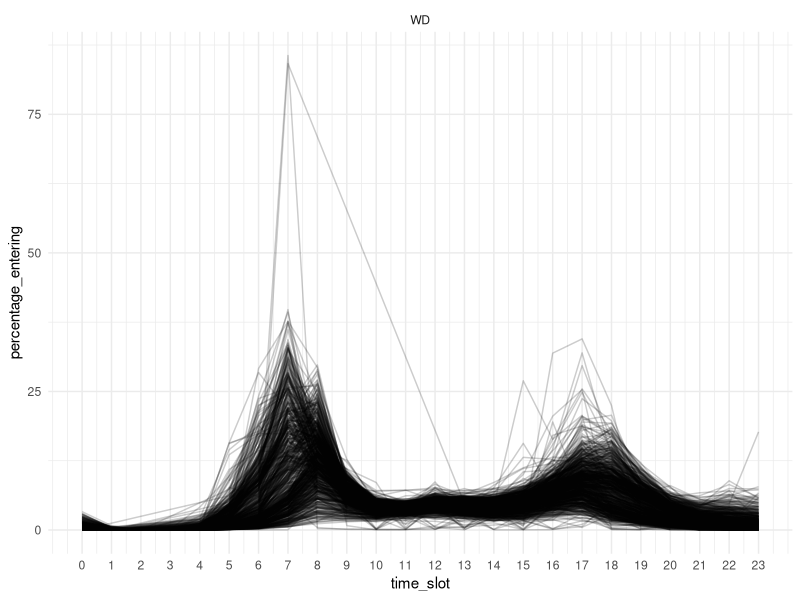
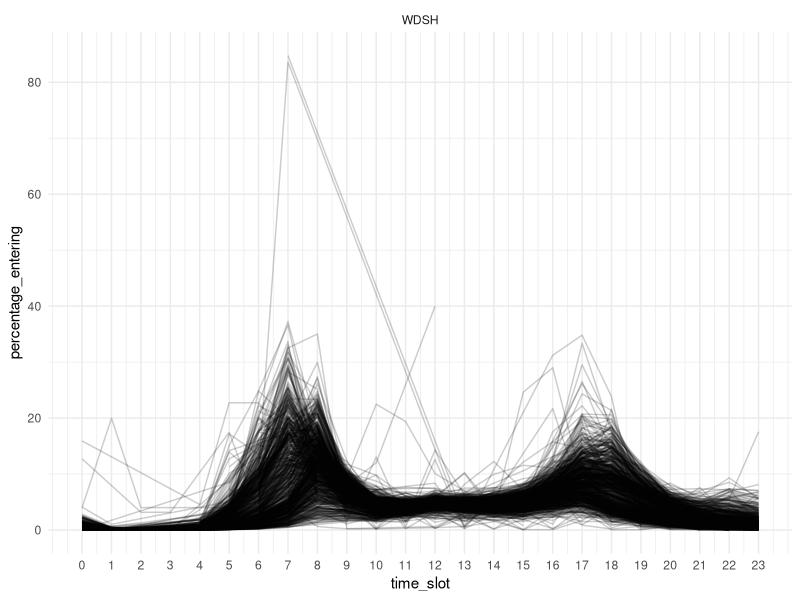
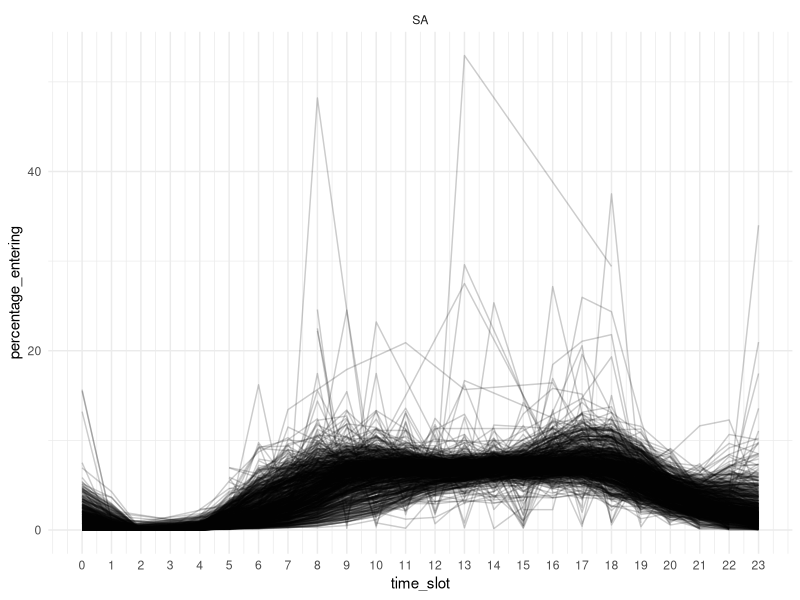
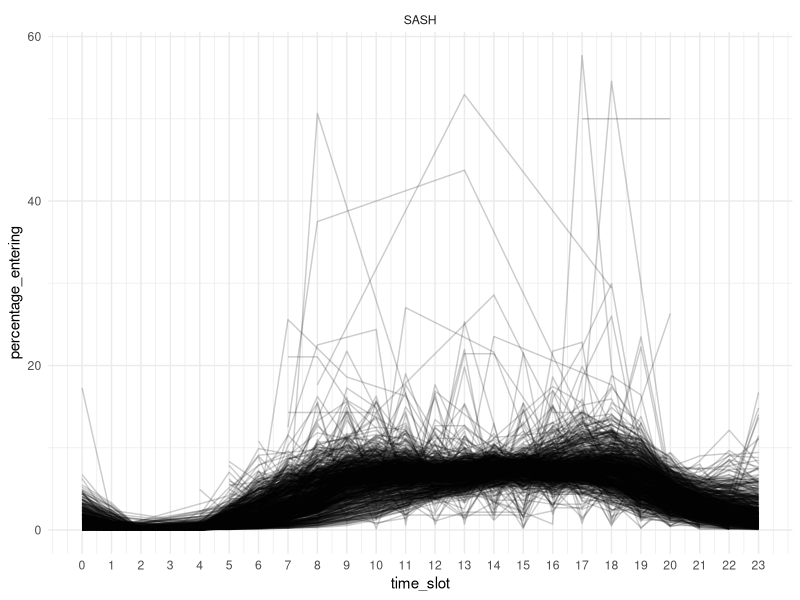
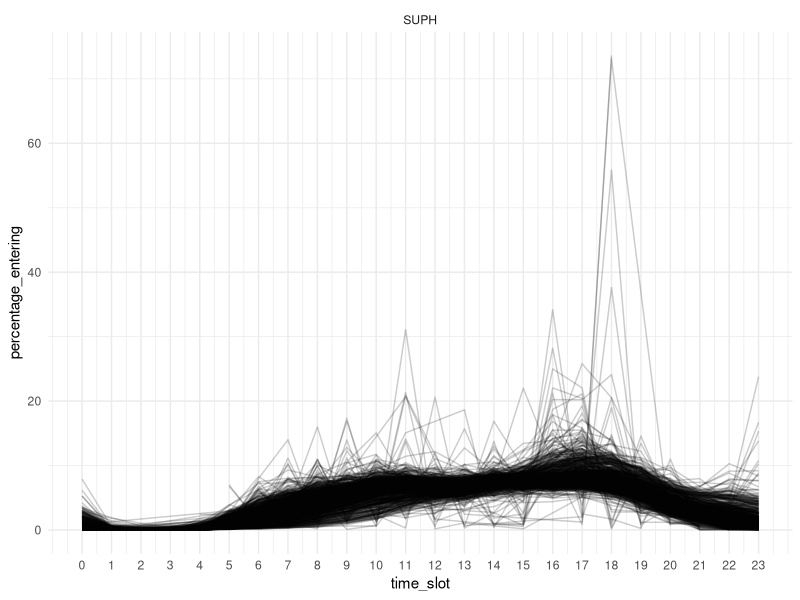
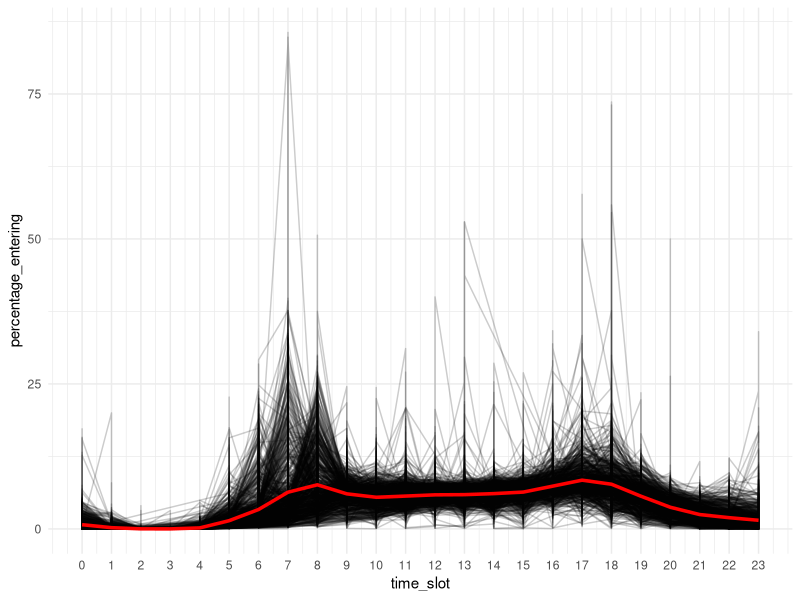
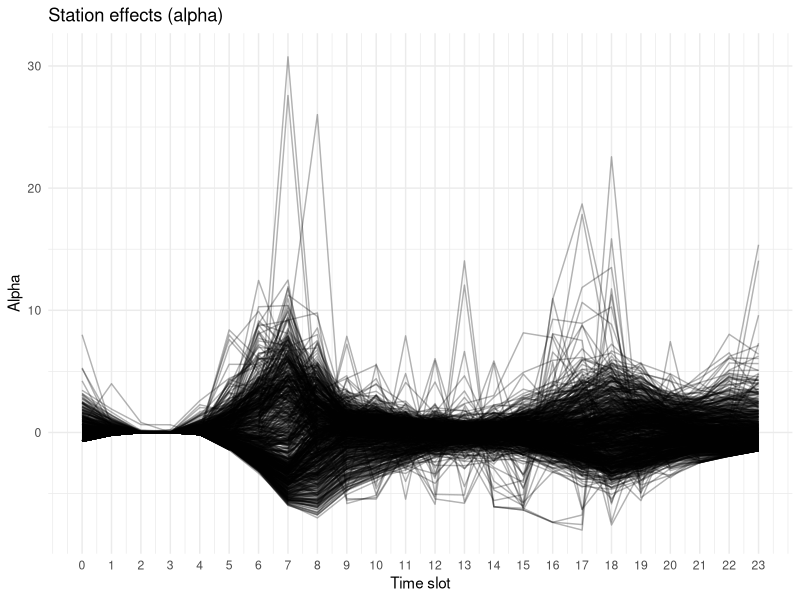
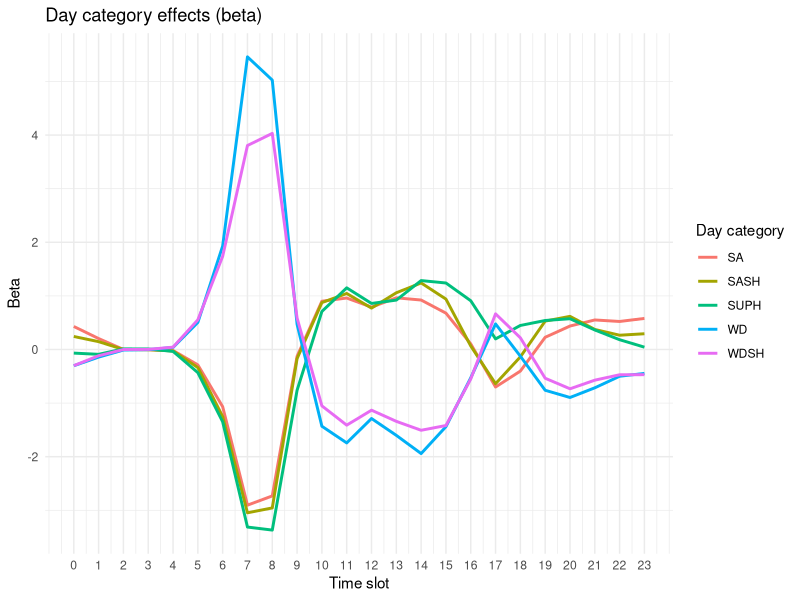

The R source for these figures, in order:
## ---- chunk 1
knitr::opts_chunk$set(echo = TRUE)
## ---- chunk 2
rm(list = ls())
## ---- chunk 3
library(tidyverse)
library(ggplot2)
## ---- chunk 4
#install.packages(c("remotes", "biclust", "reshape", "RColorBrewer", "narray"))
#remotes::install_github("cran/FunCC")
## ---- chunk 5
data <- read.csv("cleaned_data.csv", sep = ",")
## ---- chunk 6
unique(data$day_cat)
## ---- chunk 7
plot_curves <- function(data_to_plot) {
  ggplot(data_to_plot, aes(
    x = time_slot,
    y = percentage_entering,
    group = station_id
  )) +
    geom_line(alpha = 0.2) +
    facet_wrap(~day_cat) +
    scale_x_continuous(breaks = 0:23) +
    theme_minimal()
}

data_WDSH <- data %>%
  filter(day_cat == 'WDSH')
data_SA <- data %>%
  filter(day_cat == 'SA')
data_SASH <- data %>%
  filter(day_cat == 'SASH')
data_SUPH <- data %>%
  filter(day_cat == 'SUPH')
data_WD <- data %>%
  filter(day_cat == 'WD')

plot_curves(data_WD)
plot_curves(data_WDSH)
plot_curves(data_SA)
plot_curves(data_SASH)
plot_curves(data_SUPH)

## ---- chunk 8
create_bicluster <- function(data, row_var, col_var, time_var, value_var){
  
  I_set = sort(unique(data[[row_var]]))
  J_set = sort(unique(data[[col_var]]))

  card_I = length(I_set)
  card_J = length(J_set)
  
  n_slots = length(unique(data[[time_var]]))
  slots = seq_len(n_slots) -1

  bicluster = array(0, dim = c(card_I, card_J, n_slots),
                dimnames = list(I_set, J_set, slots))

  for (r in seq_len(nrow(data))) {
    i = match(data[[row_var]][r], I_set)
    j = match(data[[col_var]][r], J_set)
    t = data[[time_var]][r] + 1
    bicluster[i, j, t] = data[[value_var]][r]
  }
  return(bicluster)
}
## ---- chunk 9

compute_bicluster_properties <- function(bicluster) {
  I_set <- dimnames(bicluster)[[1]]
  J_set <- dimnames(bicluster)[[2]]
  slots <- dimnames(bicluster)[[3]]

  card_I  <- dim(bicluster)[1]
  card_J  <- dim(bicluster)[2]
  n_slots <- dim(bicluster)[3]

  mu_IJ <- numeric(n_slots)

  for (t in seq_len(n_slots)) {
    for (i in 1:card_I) {
      for (j in 1:card_J) {
        mu_IJ[t] = mu_IJ[t] + bicluster[i, j, t]
      }
    }
    mu_IJ[t] = mu_IJ[t] / (card_I * card_J)
  }

  alpha_IJ = matrix(0, nrow = card_I, ncol = n_slots, dimnames = list(I_set, slots))

  for (t in seq_len(n_slots)) {
    for (i in 1:card_I) {
      for (j in 1:card_J) {
        alpha_IJ[i, t] = alpha_IJ[i, t] + bicluster[i, j, t]
      }
      alpha_IJ[i, t] = alpha_IJ[i, t] / card_J - mu_IJ[t]
    }
  }

  beta_IJ <- matrix(0, nrow = card_J, ncol = n_slots, dimnames = list(J_set, slots))


  for (t in seq_len(n_slots)) {
    for (j in 1:card_J) {
      for (i in 1:card_I) {
        beta_IJ[j, t] = beta_IJ[j, t] + bicluster[i, j, t]
      }
      beta_IJ[j, t] = beta_IJ[j, t] / card_I - mu_IJ[t]
    }
  }

  return(list(mu_IJ = mu_IJ, alpha_IJ = alpha_IJ, beta_IJ = beta_IJ))
}

## ---- chunk 10
whole_dataset_bicluster <- create_bicluster(data, 'station_id', 'day_cat', 'time_slot', 'percentage_entering')
res <- compute_bicluster_properties(whole_dataset_bicluster)

mu_IJ    <- res$mu_IJ
alpha_IJ <- res$alpha_IJ
beta_IJ  <- res$beta_IJ
## ---- chunk 11
ggplot(data, aes(
  x = time_slot,
  y = percentage_entering,
  group = station_id
)) +
  geom_line(alpha = 0.2) +
  geom_line(
    data = data.frame(
      time_slot = 0:23,
      mu_IJ = mu_IJ
    ),
    aes(x = time_slot, y = mu_IJ),
    color = "red",
    linewidth = 1.2,
    inherit.aes = FALSE
  ) +
  scale_x_continuous(breaks = 0:23) +
  theme_minimal()

## ---- chunk 12
alpha_df <- as.data.frame(alpha_IJ) |>
  tibble::rownames_to_column("station_id") |>
  tidyr::pivot_longer(
    cols = -station_id,
    names_to = "time_slot",
    values_to = "alpha"
  ) |>
  mutate(time_slot = as.numeric(time_slot))

ggplot(alpha_df, aes(
  x = time_slot,
  y = alpha,
  group = station_id
)) +
  geom_line(alpha = 0.3) +
  scale_x_continuous(breaks = 0:23) +
  labs(
    title = "Station effects (alpha)",
    x = "Time slot",
    y = "Alpha"
  ) +
  theme_minimal()

## ---- chunk 13
beta_df <- as.data.frame(beta_IJ) |>
  tibble::rownames_to_column("day_cat") |>
  tidyr::pivot_longer(
    cols = -day_cat,
    names_to = "time_slot",
    values_to = "beta"
  ) |>
  mutate(time_slot = as.numeric(time_slot))

ggplot(beta_df, aes(
  x = time_slot,
  y = beta,
  color = day_cat,
  group = day_cat
)) +
  geom_line(linewidth = 1) +
  scale_x_continuous(breaks = 0:23) +
  labs(
    title = "Day category effects (beta)",
    x = "Time slot",
    y = "Beta",
    color = "Day category"
  ) +
  theme_minimal()
## ---- chunk 14
beta_mu_df <- data.frame(
  time_slot = 0:23,
  profile = as.numeric(beta_IJ["SUPH", ] + mu_IJ),
  day_cat = "SUPH"
)

ggplot(data_SUPH, aes(
  x = time_slot,
  y = percentage_entering,
  group = station_id
)) +
  geom_line(alpha = 0.15, color = "grey50") +
  geom_line(
    data = beta_mu_df,
    aes(x = time_slot, y = profile, color = day_cat),
    linewidth = 1.2,
    inherit.aes = FALSE
  ) +
  scale_x_continuous(breaks = 0:23) +
  labs(
    title = "SUPH: observed curves vs reconstructed profile",
    x = "Time slot",
    y = "Percentage entering",
    color = "Day category"
  ) +
  theme_minimal()
## ---- chunk 15
compute_h_score <- function(bicluster, mu_IJ, alpha_IJ, beta_IJ){

  slots <- dimnames(bicluster)[[3]]

  card_I  <- dim(bicluster)[1]
  card_J  <- dim(bicluster)[2]
  n_slots <- dim(bicluster)[3]
  
  H = 0
  for (i in 1:card_I){
    for(j in 1:card_J){
      
      # compute the L2 norm, that in our case is a discrete integral
      for(t in seq_len(n_slots)){
        # \bar f_ij(t) = \mu(t) + \alpha_i(t) + \beta_j(t)
        H = H+(bicluster[i,j,t]-(mu_IJ[t]+alpha_IJ[i,t]+beta_IJ[j,t]))^2
      }
    }
  }
  H = H/(card_I*card_J)
  return(H)
}
## ---- chunk 16
compute_residual_scores <- function(bicluster, mu_IJ, alpha_IJ, beta_IJ){
  # Given the bicluster, computes the residuals matrix.
  # The residuals are considered as ||f_ij-\bar f_ij||_{L2}^2
  card_I = dim(bicluster)[1]
  card_J = dim(bicluster)[2]
  n_slots = dim(bicluster)[3]
  
  d = matrix(0, nrow = card_I, ncol = card_J, dimnames = list(dimnames(bicluster)[[1]], dimnames(bicluster)[[2]]))
  
  for(i in seq_len(card_I)) {
    for(j in seq_len(card_J)){
      for(t in seq_len(n_slots)){
        d[i,j]= d[i,j] +  (bicluster[i,j,t]-(mu_IJ[t]+alpha_IJ[i,t]+beta_IJ[j,t]))^2
      }
    }
  }
  return(d)
}

get_scores <- function(bicluster){
  properties = compute_bicluster_properties(bicluster)
  d = compute_residual_scores(bicluster, properties$mu_IJ, properties$alpha_IJ, properties$beta_IJ)
  
  list(H = mean(d), row = rowMeans(d), col = colMeans(d))
}
## ---- chunk 17
# Multiple Node Deletion Phase
delete_rows <- function(bicluster, theta){
  scores = get_scores(bicluster)
  keep = scores$row <= theta * scores$H
  return(bicluster[keep, , , drop=FALSE])
}
delete_cols <- function(bicluster, theta){
  scores = get_scores(bicluster)
  keep = scores$col <= theta * scores$H
  return(bicluster[ ,keep, , drop=FALSE])
}

multiple_node_deletion <- function(bicluster, delta, theta){
  repeat {
    n_before = sum(dim(bicluster)[1:2])
    
    # BULKY ROW DELETION PHASE
    if(get_scores(bicluster)$H <= theta*delta){
      break 
    }
    else{
      bicluster = delete_rows(bicluster,theta)
    }
    print("row bicluster")
    print(get_scores(bicluster)$H)
    # BULKY COLUMNS DELETION PHASE
    if(get_scores(bicluster)$H <= theta*delta){
      break 
    }
    else{
      bicluster = delete_cols(bicluster,theta)
    }
    print("col bicluster")
    print(get_scores(bicluster)$H)
    
    if (sum(dim(bicluster)[1:2]) == n_before) break # prevents from running forever
  }
  return(bicluster)
}
## ---- chunk 18
# Single Node Deletion Phase

find_worst_node <- function(bicluster, min_rows=2, min_cols=2){
  scores = get_scores(bicluster)
  
  if(dim(bicluster)[1]<min_rows || dim(bicluster)[2]<min_cols){
    return(NULL)
  }
  
  row_max = -Inf
  col_max = -Inf
  if(dim(bicluster)[1]>min_rows){
    row_max=max(scores$row)
  }
  if(dim(bicluster)[2]>min_cols){
    col_max = max(scores$col)
  }
  
  if(row_max >= col_max) {
    return(list(type = "row", index = which.max(scores$row), score=row_max))
  }
  else{
    return(list(type = "col", index = which.max(scores$col, score = col_max)))
  }
}

remove_node <- function(bicluster, node) {
  if(node$type == "row"){
    return(bicluster[-node$index, , , drop=FALSE])
  }
  else{
    return(bicluster[, -node$index, , drop=FALSE])
  }
}

single_node_deletion <- function(bicluster, delta, min_rows = 2, min_cols = 2){
  while (get_scores(bicluster)$H > delta) {
    print("I entered")
    node = find_worst_node(bicluster, min_rows, min_cols)
    if(is.null(node)) break
    
    bicluster = remove_node(bicluster,node)
  }
  
  return(bicluster)
}
## ---- chunk 19
score_new_rows <- function(full, bicluster, mu_IJ, alpha_IJ, beta_IJ){
  J_names = dimnames(bicluster)[[2]]
  cand = setdiff(dimnames(full)[[1]], dimnames(bicluster)[[1]])
  n_slots = dim(full)[3]
  
  scores = numeric(length(cand))
  names(scores) = cand
  
  for (k in seq_along(cand)) {
    i = cand[k]
    for(t in seq_len(n_slots)){
      alpha_i_t = mean(full[i, J_names, t]) - mu_IJ[t]
      for(j in J_names){
        fit = mu_IJ[t] + alpha_i_t + beta_IJ[j,t]
        scores[k] = scores[k] + (full[i,j,t]-fit)^2
      }
    }
    scores[k] = scores[k] / length(J_names)
  }
  return(scores)
}



score_new_cols <- function(full, bicluster, mu_IJ, alpha_IJ, beta_IJ){
  I_names = dimnames(bicluster)[[1]]
  cand    = setdiff(dimnames(full)[[2]], dimnames(bicluster)[[2]])
  n_slots = dim(full)[3]

  scores = numeric(length(cand))
  names(scores) = cand

  for (k in seq_along(cand)) {
    j = cand[k]
    for (t in seq_len(n_slots)) {
      beta_j_t = mean(full[I_names, j, t]) - mu_IJ[t]
      for (i in I_names) {
        fit = mu_IJ[t] + alpha_IJ[i, t] + beta_j_t
        scores[k] = scores[k] + (full[i, j, t] - fit)^2
      }
    }
    scores[k] = scores[k] / length(I_names)
  }
  return(scores)
}



add_rows <- function(full, bicluster) {
  props = compute_bicluster_properties(bicluster)
  H = get_scores(bicluster)$H
  scores = score_new_rows(full, bicluster, props$mu_IJ, props$alpha_IJ, props$beta_IJ)
  
  to_add = names(scores)[scores <=H]
  if (length(to_add) == 0) return(bicluster)
  
  rows_new <- dimnames(full)[[1]] %in% c(dimnames(bicluster)[[1]], to_add)
  cols_old <- dimnames(full)[[2]] %in% dimnames(bicluster)[[2]]
  return(full[rows_new, cols_old, , drop = FALSE])
}



add_cols <- function(full, bicluster) {
  props  <- compute_bicluster_properties(bicluster)
  H      <- get_scores(bicluster)$H
  scores <- score_new_cols(full, bicluster, props$mu_IJ, props$alpha_IJ, props$beta_IJ)

  to_add <- names(scores)[scores <= H]
  if (length(to_add) == 0) return(bicluster)

  rows_old <- dimnames(full)[[1]] %in% dimnames(bicluster)[[1]]
  cols_new <- dimnames(full)[[2]] %in% c(dimnames(bicluster)[[2]], to_add)
  return(full[rows_old, cols_new, , drop = FALSE])
}


node_addition <- function(full, bicluster) {

  repeat {
    n_before <- sum(dim(bicluster)[1:2])
    bicluster <- add_cols(full, bicluster)
    bicluster <- add_rows(full, bicluster)

    if (sum(dim(bicluster)[1:2]) == n_before) break   # nothing added
  }
  return(bicluster)
}

## ---- chunk 20

refine_bicluster <- function(M, delta, theta) {
  bic = multiple_node_deletion(M_cube, delta, theta)
  bic = single_node_deletion(bic, delta)
  bic = node_addition(M_cube, bic)
  return(bic)
}

run_funCC <- function(A, delta, theta, maxIter){
  # A is the original dataset, still assumed to be a "bicluster" object
  # delta>=0 is the maximum acceptable H-score
  # theta >= 1 is a parameter for Multiple Node Deletion
  # maxIter is the maximum number of allowed iterations
  
  #biclusters = []
  #unassigned_bicluster
  
  M = A # M is the set of biggest submatrices
  
  while(iter<maxIter & M!=0){
    # Multiple node detetion phase
    
    # Single node deletion phase
    
    # Node addition phase
  }
}

## ---- chunk 21
props <- compute_bicluster_properties(whole_dataset_bicluster)
get_scores(whole_dataset_bicluster)$H # coincides with compute_h_function, as expected
get_scores(whole_dataset_bicluster)$row
get_scores(whole_dataset_bicluster)$col
## ---- chunk 22
H_full <- get_scores(whole_dataset_bicluster)$H
delta  <- 0.2 * H_full

bic_mnd <- multiple_node_deletion(whole_dataset_bicluster, delta, theta = 1.3)
bic_snd <- single_node_deletion(bic_mnd, delta)
bic_add <- node_addition(whole_dataset_bicluster,bic_snd)


dim(whole_dataset_bicluster)
dim(bic_mnd)
dim(bic_snd)
dim(bic_add)
print("--------")
print(delta)
get_scores(bic_mnd)$H
get_scores(bic_snd)$H
get_scores(bic_add)$H

dimnames(bic_snd)[1:2]
